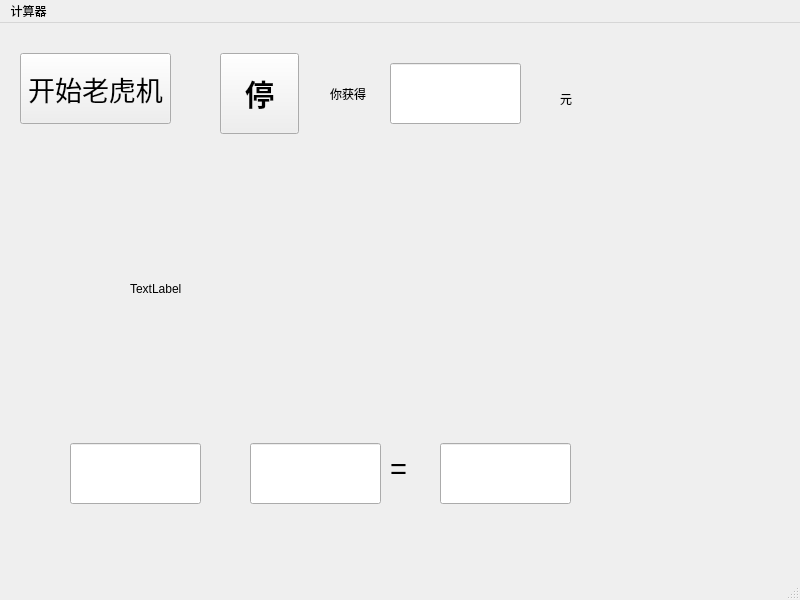
<?xml version="1.0" encoding="UTF-8"?>
<ui version="4.0">
 <class>MainWindow</class>
 <widget class="QMainWindow" name="MainWindow">
  <property name="geometry">
   <rect>
    <x>0</x>
    <y>0</y>
    <width>800</width>
    <height>600</height>
   </rect>
  </property>
  <property name="windowTitle">
   <string>MainWindow</string>
  </property>
  <widget class="QWidget" name="centralwidget">
   <widget class="QLineEdit" name="lineEdit">
    <property name="geometry">
     <rect>
      <x>70</x>
      <y>420</y>
      <width>131</width>
      <height>61</height>
     </rect>
    </property>
   </widget>
   <widget class="QLineEdit" name="lineEdit_2">
    <property name="geometry">
     <rect>
      <x>250</x>
      <y>420</y>
      <width>131</width>
      <height>61</height>
     </rect>
    </property>
   </widget>
   <widget class="QLineEdit" name="lineEdit_3">
    <property name="geometry">
     <rect>
      <x>440</x>
      <y>420</y>
      <width>131</width>
      <height>61</height>
     </rect>
    </property>
   </widget>
   <widget class="QLabel" name="label">
    <property name="geometry">
     <rect>
      <x>220</x>
      <y>440</y>
      <width>71</width>
      <height>31</height>
     </rect>
    </property>
    <property name="font">
     <font>
      <pointsize>22</pointsize>
     </font>
    </property>
    <property name="text">
     <string/>
    </property>
   </widget>
   <widget class="QLabel" name="label_2">
    <property name="geometry">
     <rect>
      <x>390</x>
      <y>430</y>
      <width>81</width>
      <height>31</height>
     </rect>
    </property>
    <property name="font">
     <font>
      <pointsize>22</pointsize>
     </font>
    </property>
    <property name="text">
     <string>=</string>
    </property>
   </widget>
   <widget class="QLabel" name="label_3">
    <property name="geometry">
     <rect>
      <x>130</x>
      <y>140</y>
      <width>461</width>
      <height>251</height>
     </rect>
    </property>
    <property name="text">
     <string>TextLabel</string>
    </property>
   </widget>
   <widget class="QPushButton" name="pushButton">
    <property name="geometry">
     <rect>
      <x>20</x>
      <y>30</y>
      <width>151</width>
      <height>71</height>
     </rect>
    </property>
    <property name="font">
     <font>
      <pointsize>20</pointsize>
     </font>
    </property>
    <property name="text">
     <string>开始老虎机</string>
    </property>
   </widget>
   <widget class="QLabel" name="label_4">
    <property name="geometry">
     <rect>
      <x>330</x>
      <y>40</y>
      <width>51</width>
      <height>61</height>
     </rect>
    </property>
    <property name="text">
     <string>你获得</string>
    </property>
   </widget>
   <widget class="QLineEdit" name="lineEdit_4">
    <property name="geometry">
     <rect>
      <x>390</x>
      <y>40</y>
      <width>131</width>
      <height>61</height>
     </rect>
    </property>
   </widget>
   <widget class="QLabel" name="label_5">
    <property name="geometry">
     <rect>
      <x>560</x>
      <y>50</y>
      <width>101</width>
      <height>51</height>
     </rect>
    </property>
    <property name="text">
     <string>元</string>
    </property>
   </widget>
   <widget class="QPushButton" name="pushButton_2">
    <property name="geometry">
     <rect>
      <x>220</x>
      <y>30</y>
      <width>79</width>
      <height>81</height>
     </rect>
    </property>
    <property name="font">
     <font>
      <pointsize>22</pointsize>
      <bold>true</bold>
     </font>
    </property>
    <property name="autoFillBackground">
     <bool>true</bool>
    </property>
    <property name="text">
     <string>停</string>
    </property>
   </widget>
  </widget>
  <widget class="QMenuBar" name="menubar">
   <property name="geometry">
    <rect>
     <x>0</x>
     <y>0</y>
     <width>800</width>
     <height>33</height>
    </rect>
   </property>
   <widget class="QMenu" name="menu">
    <property name="title">
     <string>计算器</string>
    </property>
    <addaction name="action"/>
    <addaction name="action_2"/>
    <addaction name="action_3"/>
    <addaction name="action_4"/>
   </widget>
   <addaction name="menu"/>
  </widget>
  <widget class="QStatusBar" name="statusbar"/>
  <action name="action">
   <property name="text">
    <string>加法</string>
   </property>
  </action>
  <action name="action_2">
   <property name="text">
    <string>减法</string>
   </property>
  </action>
  <action name="action_3">
   <property name="text">
    <string>乘法</string>
   </property>
  </action>
  <action name="action_4">
   <property name="text">
    <string>除法</string>
   </property>
  </action>
 </widget>
 <resources/>
 <connections/>
</ui>
